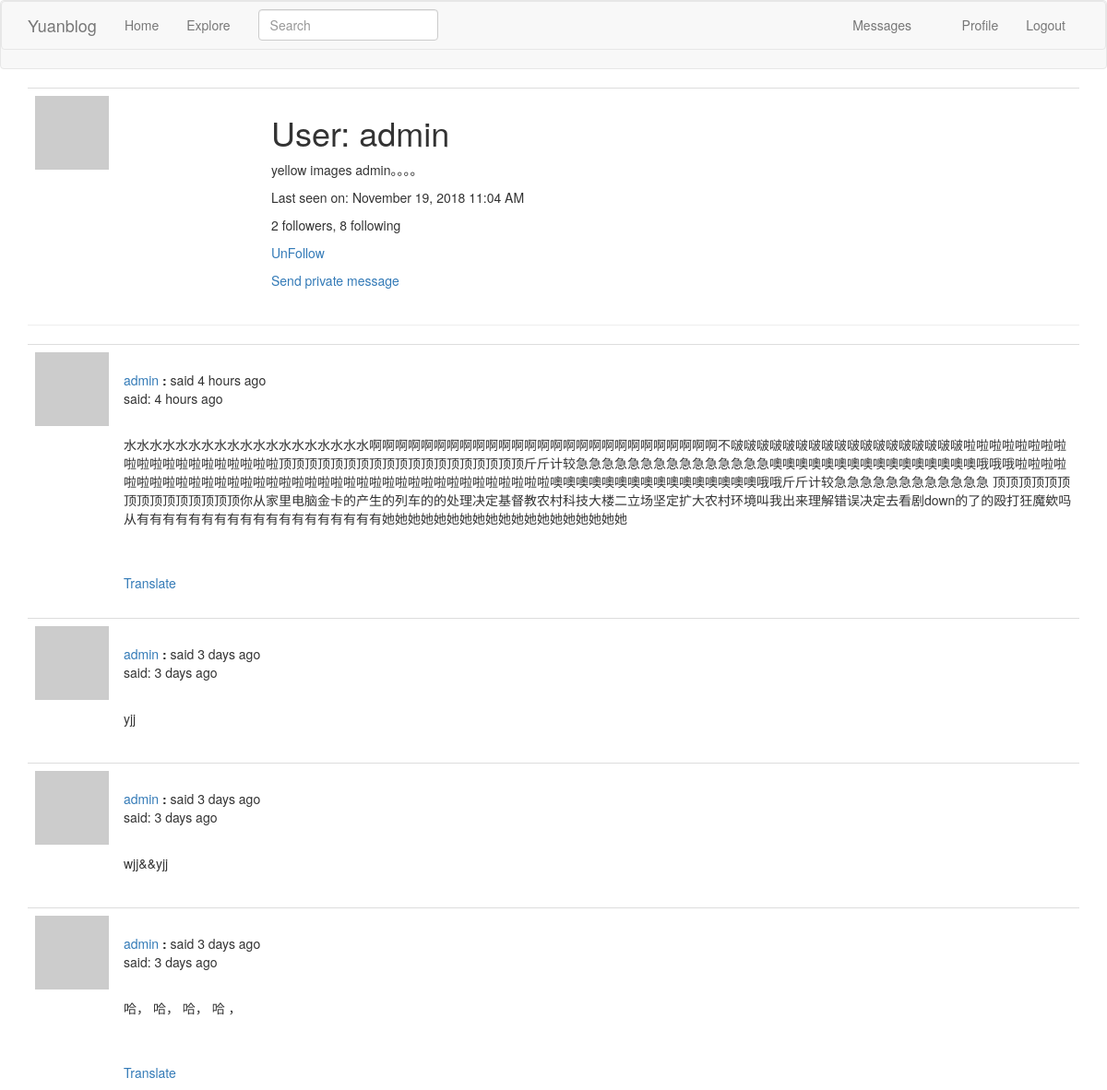
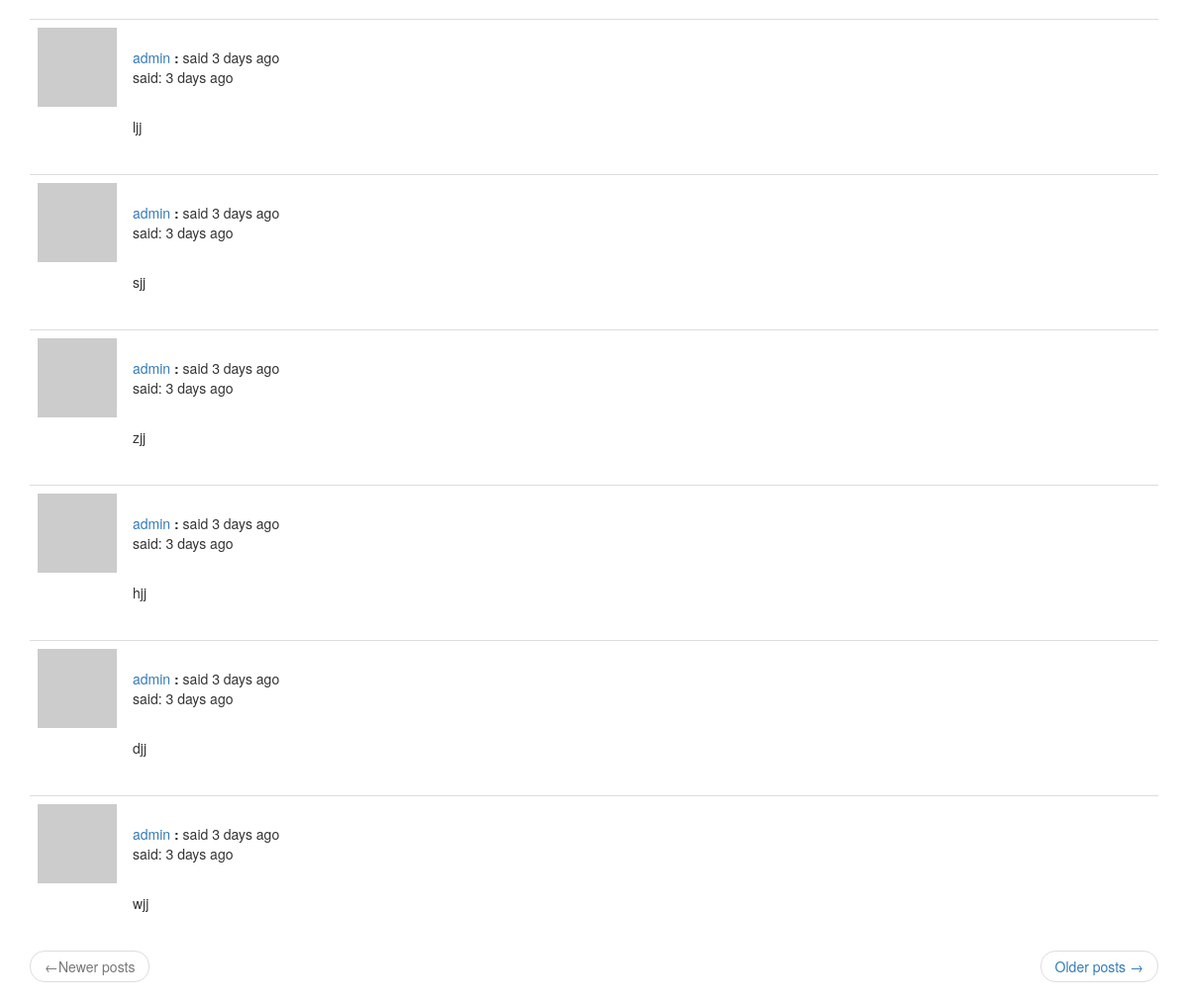
The app's page /user/admin (signed in) with its own data (2 pictures, top to bottom).
### app/models.py (models this page shows, shortened)
class PaginatedAPIMixin(object):
    @staticmethod
    def to_collection_dict(query, page, per_page, endpoint, **kwargs):
        resources = query.paginate(page, per_page, False)
        data = {
            'items': [item.to_dict() for item in resources.items],
            '_meta': {
                'page': page,
                'per_page': per_page,
                'total_pages': resources.pages,
                'total_items': resources.total
            },
            '_links': {
                'self': url_for(endpoint, page=page, per_page=per_page),
                'next': url_for(endpoint, page=page+1, per_page=per_page, **kwargs) if resources.has_next else None,
                'prev': url_for(endpoint, page=page - 1, per_page=per_page, **kwargs) if resources.has_prev else None
            }
        }
        return data

class User(PaginatedAPIMixin, UserMixin, db.Model):
    id = db.Column(db.Integer, primary_key=True)
    username = db.Column(db.String(64), index=True, unique=True)
    email = db.Column(db.String(128), index=True, unique=True)
    password_hash = db.Column(db.String(128))
    posts = db.relationship('Post', backref='author', lazy='dynamic')
    about_me = db.Column(db.String(140))
    last_date = db.Column(db.DateTime, default=datetime.utcnow)
    followed = db.relationship(
        'User', secondary=followers,
        primaryjoin=(followers.c.follower_id == id),
        secondaryjoin=(followers.c.followed_id == id),
        backref=db.backref('followers', lazy='dynamic'), lazy='dynamic')
    messages_sent = db.relationship('Message', foreign_keys='Message.sender_id',
                                    backref='author', lazy='dynamic')
    messages_received = db.relationship('Message', foreign_keys='Message.recipient_id',
                                        backref='recipient', lazy='dynamic')
    last_message_read_time = db.Column(db.DateTime)
    def new_messages(self):
        last_read_time = self.last_message_read_time or datetime(1900, 1, 1)
        return Message.query.filter_by(recipient=self).filter(Message.timestamp > last_read_time).count()
    def avatar(self, size):
        digest = hashlib.md5(self.email.lower().encode('utf-8')).hexdigest()
        return 'https://www.gravatar.com/avatar/{}?d=identicon&s={}'.format(digest, size)
    def is_following(self, user):
        return self.followed.filter(followers.c.followed_id == user.id).count() > 0

class SearchableMixin(object):
    @classmethod
    def before_commit(cls, session):
        session._changes = {
            'add': list(session.new),
            'update': list(session.dirty),
            'delete': list(session.deleted)
        }
    @classmethod
    def after_commit(cls, session):
        for obj in session._changes['add']:
            if isinstance(obj, SearchableMixin):
                add_to_index(obj.__tablename__, obj)
        for obj in session._changes['update']:
            if isinstance(obj, SearchableMixin):
                add_to_index(obj.__tablename__, obj)
        for obj in session._changes['delete']:
            if isinstance(obj, SearchableMixin):
                remove_from_index(obj.__tablename__, obj)
        session._changes = None

class Post(SearchableMixin, db.Model):
    __searchable__ = ['body']
    id = db.Column(db.Integer, primary_key=True)
    body = db.Column(db.String(140))
    timestamp = db.Column(db.DateTime, index=True, default=datetime.utcnow)
    user_id = db.Column(db.Integer, db.ForeignKey('user.id'))
    language = db.Column(db.String(5))

### app/main/routes.py (the view)
@bp.route('/user/<username>')
@login_required
def user(username):
    user = User.query.filter_by(username=username).first_or_404()
    page = request.args.get('page', 1, type=int)
    posts = user.posts.order_by(Post.timestamp.desc()).paginate(
        page, current_app.config['POSTS_PER_PAGE'], False)
    next_url = url_for('main.user', username=user.username, page=posts.next_num) \
        if posts.has_next else None
    prev_url = url_for('main.user', username=user.username, page=posts.prev_num) \
        if posts.has_prev else None
    return render_template('user.html', user=user, posts=posts.items,
                           next_url=next_url, prev_url=prev_url)

### app/main/forms.py
class SearchForm(FlaskForm):
    q = StringField(_l('Search'), validators=[DataRequired(), Length(min=0, max=140)])
    def __init__(self, *args, **kwargs):
        if 'formdata' not in kwargs:
            kwargs['formdata'] = request.args
        if 'csrf_enabled' not in kwargs:
            kwargs['csrf_enabled'] = False
        super(SearchForm, self).__init__(*args, **kwargs)

### app/main/routes.py (called while the page is built)
@bp.before_app_request
def before_request():
    if current_user.is_authenticated:
        current_user.last_date = datetime.utcnow()
        db.session.commit()
        g.search_form = SearchForm()
    g.locale = str(get_locale())

### app/models.py (called while the page is built)
@login.user_loader
def load_user(id):
    return User.query.get(int(id))

### app/templates/user.html
{% extends "base.html" %}
{% block app_content %}
    <table class="table table-hover">
        <tr>
            <td width="256px"><img src="{{ user.avatar(256) }}"></td>
            <td>
                <h1>{{ _('User:') }} {{ user.username }}</h1>
                {% if user.about_me %}<p>{{ user.about_me }}</p>{% endif %}
                {% if user.last_date %}
                    <p>{{ _('Last seen on:') }} {{ moment(user.last_date).format('LLL') }}</p>
                {% endif %}
                <p>{{ _('%(count)d followers', count=user.followers.count()) }}, {{ _('%(count)d following', count=user.followed.count()) }}</p>
                {% if user == current_user %}
                <p><a href="{{ url_for('main.edit_profile') }}">{{ _('Edit your profile') }}</a></p>
                {% elif not current_user.is_following(user) %}
                <p><a href="{{ url_for('main.follow', username=user.username) }}">{{ _('Follow') }}</a></p>
                {% else %}
                <p><a href="{{ url_for('main.un_follow', username=user.username) }}">{{ _('UnFollow') }}</a></p>
                {% endif %}
                {% if user != current_user %}
                    <p>
                    <a href="{{ url_for('main.send_message', recipient=user.username) }}">
                        {{ _('Send private message') }}
                    </a>
                    </p>
                {% endif %}
            </td>
        </tr>
    </table>
<hr>
{% for post in posts %}
    {% include '_post.html' %}
{% endfor %}
    <nav aria-label="...">
        <ul class="pager">
            <li class="previous{% if not prev_url %} disabled{% endif %}">
                <a href="{{ prev_url or '#' }}">
                    <span aria-hidden="true">&larr;</span>{{ _('Newer posts') }}
                </a>
            </li>
            <li class="next{% if not next_url %} disabled{% endif %}">
                <a href="{{ next_url or '#' }}">
                    {{ _('Older posts') }} <span aria-hidden="true">&rarr;</span>
                </a>
            </li>
        </ul>
    </nav>
{% endblock %}

### app/templates/_post.html (shortened to what this page needs)
<table class="table table-hover">
    <tr>
        <td width="70px">
            <a href="{{ url_for('main.user', username=post.author.username) }}">
                <img src="{{ post.author.avatar(70) }}">
            </a>
        </td>
        <td style="word-wrap: break-word">
            <br>
            {{ _('%(username)s said %(when)s', username=user_link, when=moment(post.timestamp).fromNow()) }}
            <p>{{ _('said:') }} {{ moment(post.timestamp).fromNow() }}</p>
            <br>
            <p>{{ post.body }}</p>
            {% if post.language and post.language !=g.locale %}
            <br><br>
                <span id="translation{{ post.id }}">
                    <a href="javascript:translate('#post{{ post.id }}', '#translation{{ post.id }}', '{{ post.language }}', '{{ g.locale }}');">{{ _('Translate') }}</a>
                </span>
            {% endif %}
        </td>
    </tr>
</table>

### records on screen
User: username "admin", about_me "yellow images admin。。。。", last_date "November 19, 2018 11:04 AM"
Post: timestamp "4 hours ago", body "水水水水水水水水水水水水水水水水水水水啊啊啊啊啊啊啊啊啊啊啊啊啊啊啊啊啊啊啊啊啊啊啊啊啊啊啊不啵啵啵啵啵啵啵啵啵啵啵啵啵啵啵啵啵啵啦啦啦啦啦啦啦啦啦啦啦啦啦啦啦啦啦啦啦啦顶顶顶顶顶顶顶顶顶顶顶顶顶顶顶顶顶顶顶斤斤计较急急急急急急急急急急急急急急急噢噢噢噢噢噢噢噢噢噢噢噢噢噢噢噢哦哦哦啦啦啦啦啦啦啦啦啦啦啦啦啦啦啦啦啦啦啦啦啦啦啦啦啦啦啦啦啦啦啦啦啦啦啦啦啦噢噢噢噢噢噢噢噢噢噢噢噢噢噢噢噢哦哦斤斤计较急急急急急急急急急急急急 顶顶顶顶顶顶顶顶顶顶顶顶顶顶顶你从家里电脑金卡的产生的列车的的处理决定基督教农村科技大楼二立场坚定扩大农村环境叫我出来理解错误决定去看剧down的了的殴打狂魔欸吗从有有有有有有有有有有有有有有有有有有有她她她她她她她她她她她她她她她她她她她"
Post: timestamp "3 days ago", body "yjj"
Post: timestamp "3 days ago", body "wjj&&yjj"
Post: timestamp "3 days ago", body "哈， 哈， 哈， 哈 ，"
Post: timestamp "3 days ago", body "ljj"
Post: timestamp "3 days ago", body "sjj"
Post: timestamp "3 days ago", body "zjj"
Post: timestamp "3 days ago", body "hjj"
Post: timestamp "3 days ago", body "djj"
Post: timestamp "3 days ago", body "wjj"
